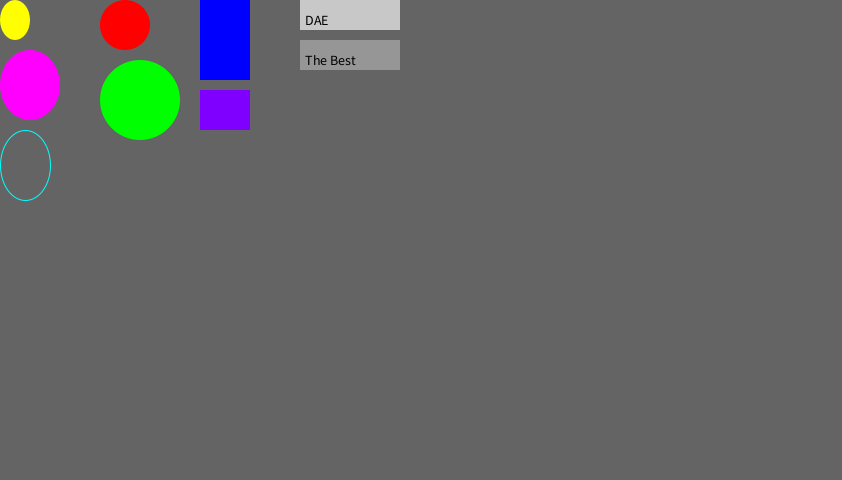
Frame 1 (no input)
Frame 60 (the mouse pressed at the canvas centre just before this capture): identical to frame 1, image omitted
Frame 120 (the mouse held since frame 60 and released just before this capture): identical to frame 1, image omitted

The Processing sketch that drew this single still picture (run headless with seeded random() and noise(); from frame 60 on, the mouse is pressed at the canvas centre):

// Processing sketch: Demo_06_01_Shapes
// ── Demo_06_01_Shapes.pde
DaeShape[] shapeArr = new DaeShape[9];
float speed = 15, dx = 0, dy = 0;

void setup() {
  size(842, 480);
  shapeArr[0] = new DaeEllipse(15, 20, 30, 40, color( 255, 255, 0 ), true );
  shapeArr[1] = new DaeEllipse(30, 85, 60, 70, color( 255, 0, 255 ), true );
  shapeArr[2] = new DaeEllipse(25, 165, 50, 70, color( 0, 255, 255 ), false );

  shapeArr[3] = new DaeCircle(125, 25, 50, color( 255, 0, 0 ), true );
  shapeArr[4] = new DaeCircle(140, 100, 80, color( 0, 255, 0 ), true );

  shapeArr[5] = new DaeRectangle(225, 40, 50, 80, color( 0, 0, 255  ));
  shapeArr[6] = new DaeRectangle(225, 110, 50, 40, color( 127, 0, 255 ));

  shapeArr[7] = new DaeRectLabel(350, 15, 100, 30, color( 200, 200, 200 ), "DAE" );
  shapeArr[8] = new DaeRectLabel(350, 55, 100, 30, color( 150, 150, 150 ), "The Best" );
}

void draw() {
  background(100);
  for (int i = 0; i < shapeArr.length; i++) {
    shapeArr[i].display();
    shapeArr[i].move(dx, dy);
  }
  dx=0;
  dy=0;
}

void keyPressed() {
  if (key == CODED) {
    switch(keyCode) {
    case UP: 
      dx = 0; 
      dy = -speed; 
      break;
    case LEFT: 
      dx = -speed; 
      dy = 0; 
      break;
    case RIGHT: 
      dx = speed; 
      dy = 0; 
      break;
    case DOWN: 
      dx = 0;  
      dy = speed; 
      break;
    }
  }
}

// ── DAERectLabel.pde
class DaeRectLabel extends DaeRectangle{

  String label;

  DaeRectLabel(float centerX, float centerY, float w, float h, color clr, String label) {
    super(centerX, centerY, w, h, clr);
    this.label = label;
  }

  void move(float dx, float dy) {
    super.move(dx, dy);
  }

  void display() {
    super.display();
    int padding=5;
    fill(0);
    textSize(14);
    text(label, centerX - w/2 + padding, centerY + h/2 - padding);
  }
}

// ── DAERectangle.pde
class DaeRectangle extends DaeShape {

  DaeRectangle(float centerX, float centerY, float w, float h, color clr) {
    super(centerX, centerY, w, h, clr);
  }

  void move(float dx, float dy) {
    super.move(dx, dy);
  }

  void display() {
    noStroke();
    fill(clr);
    rectMode(CENTER);
    rect(centerX, centerY, w, h);
  }
}

// ── DaeCircle.pde
class DaeCircle extends DaeEllipse {

  DaeCircle(float centerX, float centerY, float diameter, color clr, boolean isFilled) {
    super(centerX, centerY, diameter, diameter, clr, isFilled);
  }

  void move(float dx, float dy) {
    super.move(dx, dy);
  }

  void display() {
    super.display();
  }
}

// ── DaeEllipse.pde
class DaeEllipse extends DaeShape {

  boolean isFilled = false;

  DaeEllipse(float centerX, float centerY, float w, float h, color clr, boolean isFilled) {
    super(centerX, centerY, w, h, clr);
    this.isFilled = isFilled;
  }

  void move(float dx, float dy) {
    super.move(dx, dy);
  }

  void display() {
    if (isFilled) {
      noStroke();
      fill(clr);
    } else {
      noFill();
      stroke(clr);
    }
    ellipseMode(CENTER);
    ellipse(centerX, centerY, w, h);
  }
}

// ── DaeShape.pde
abstract class DaeShape {

  float centerX, centerY, w, h;
  color clr;

  //constructor
  DaeShape(float centerX, float centerY, float w, float h, color clr) {
    this.centerX = centerX;
    this.centerY = centerY;
    this.w = w;
    this.h = h;
    this.clr = clr;
  }

  //move
  void move(float dx, float dy) {
    centerX += dx;
    centerY += dy;
  }
  
  //display
  abstract void display();
}
